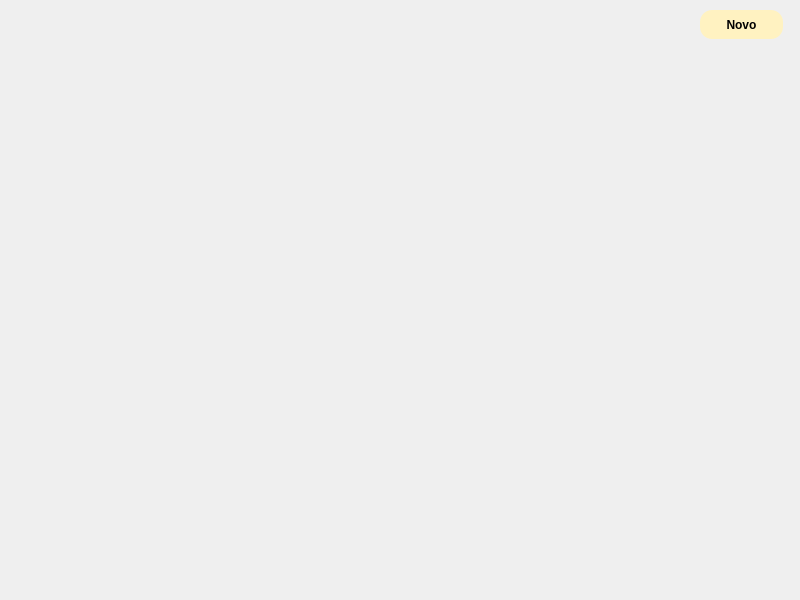
<?xml version="1.0" encoding="UTF-8"?>
<ui version="4.0">
 <class>MainWindow</class>
 <widget class="QMainWindow" name="MainWindow">
  <property name="geometry">
   <rect>
    <x>0</x>
    <y>0</y>
    <width>800</width>
    <height>600</height>
   </rect>
  </property>
  <property name="windowTitle">
   <string>MainWindow</string>
  </property>
  <property name="styleSheet">
   <string notr="true">border-image: url(:/ferramentas/pexels-rdne-8581047.jpg);</string>
  </property>
  <widget class="QWidget" name="centralwidget">
   <widget class="QPushButton" name="pushButton">
    <property name="geometry">
     <rect>
      <x>700</x>
      <y>10</y>
      <width>83</width>
      <height>29</height>
     </rect>
    </property>
    <property name="styleSheet">
     <string notr="true">border-image: none ;
color: black ;
background-color: rgb(255, 242, 193);
border-radius: 12px ;
font-weight: bold ;</string>
    </property>
    <property name="text">
     <string>Novo</string>
    </property>
   </widget>
  </widget>
 </widget>
 <resources/>
 <connections/>
</ui>
